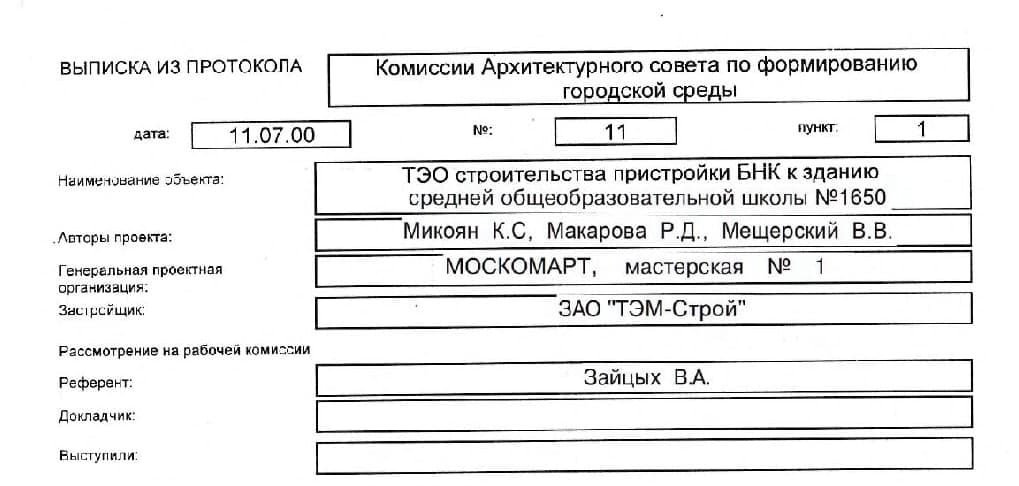
#> input picture 01-Computer Vision Ixvan/cv/1.jpg, 1019 x 486 px; its folder holds only this picture in this run
$ jupyter execute 'Computer Vision.ipynb'
#> lines starting #> are read from the running program, lines starting #| are printed output that depends on the picture; after the words box and inside, x2 and y2 are one past the last pixel; in counts of white or black regions, pixels touching at a corner belong together
## Тестовое Computer Vision

В папке cv находятся изображения документов, в которых необходимо распознать все сущности и результат записать в json файл. К примеру,
для изображения cv/1.jpg результат должен быть таким:

{ 'Выписка из протокола' : 'Комиссии Архитектурного совета по формированию городской среды',
  'дата': '11.07.00', 'номер': '11' , 'пункт': '1',
   'Наименование объекта': 'ТЭО строительства пристройки БНК к зданию средней общеобразовательной школы   № 1650',
   'Авторы проекта': 'Микоян К.С, Макарова Р.Д., Мещерский В.В.',
   'Генеральная проектная организация': 'МОСКОМАРТ, мастерская № 1',
   'Застройщик': 'ЗАО "ТЭМ-Строй"',
   'Рассмотрение на рабочей комиссии': ' ',
   'Референт': 'Зайцых В.А.',
   'Докладчик': ' ',
   'Выступили': ' ' }

Язык программирования: Python 3.6 или 3.7.

Нефункциональные требования
1. Минимальное необходимое количество библиотек-зависимостей
2. Соответствие исходного кода PEP 8

### Процесс решения задачи

Загружаем необходимые библиотеки.

[cell 1]
import os
import re
import cv2
import json
import numpy as np
import pytesseract
pytesseract.pytesseract.tesseract_cmd = r'C:\Program Files (x86)\Tesseract-OCR\tesseract.exe'

Создадим необходимые для решения задачи функции.

[cell 2]
def save_json(content, json_name):

    '''The function saves content according to the dictionary below.'''

    content = content[::-1]
    data = {'Выписка из протокола' : content[0],
            'дата': content[3], 'номер': content[2], 'пункт': content[1],
            'Наименование объекта': content[4],
            'Авторы проекта': content[5],
            'Генеральная проектная организация': content[6],
            'Застройщик': content[7],
            'Рассмотрение на рабочей комиссии': '',
            'Референт': content[8],
            'Докладчик': content[9],
            'Выступили': content[10]}

    with open(str(json_name) + '.json', 'w', encoding = 'utf-8') as outfile:
        json.dump(data, outfile, ensure_ascii = False)
    outfile.close()

[cell 3]
def get_content_and_save_json(path):

    '''The function extracts and saves in json-file the content from the image.'''
#> called with path = 'cv'

    images_counter = 0
    config = r' -l rus --oem 3 --psm 6'

    image_paths = [os.path.join(path, file) for file in os.listdir(path)]
    for image_path in image_paths:
        images_counter += 1
        content = []

        image = cv2.imread(image_path)
#> image is the input picture: shape (486, 1019, 3); mean B, G, R 234.4, 234.4, 234.4
        gray = cv2.cvtColor(image, cv2.COLOR_BGR2GRAY)
        thresh = cv2.threshold(gray, 0, 255, cv2.THRESH_BINARY_INV + cv2.THRESH_OTSU)[1]
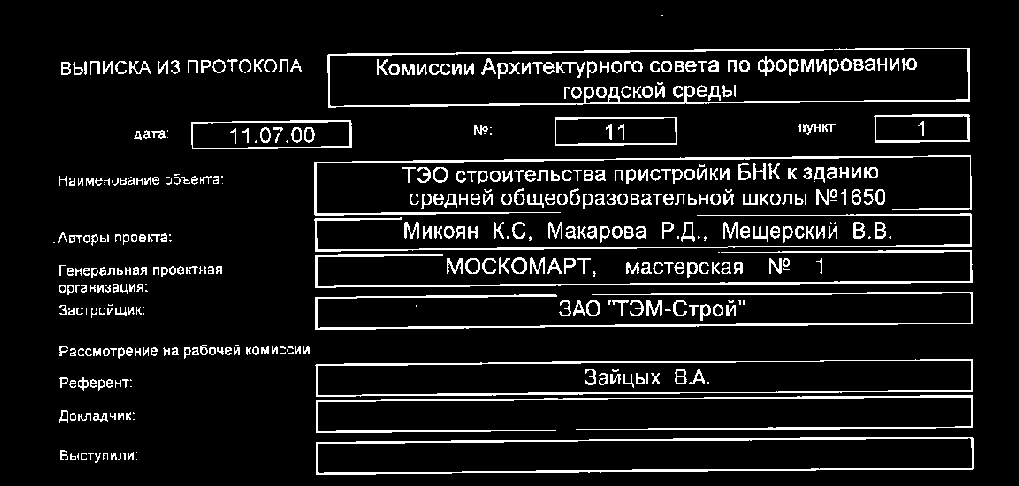
#> thresh: shape (486, 1019); 8.7% white in thin lines or dots, all inside (x1, y1, x2, y2) = (53, 15, 974, 475)

        contoures = cv2.findContours(thresh,cv2.RETR_EXTERNAL, cv2.CHAIN_APPROX_SIMPLE)
#> contoures = 418 contours, 157 with area under 20; largest, box (x1, y1, x2, y2) and area: (316, 437, 974, 475) 21088, (315, 359, 973, 397) 20827, (191, 120, 352, 149) 4260, (555, 117, 677, 146) 3336, (874, 114, 970, 143) 2546
        contoures = contoures[0] if len(contoures) == 2 else contoures[1]

        for contour in contoures:
            if cv2.contourArea(contour) > 168:
                epsilon = cv2.arcLength(contour, False)
                approximation = cv2.approxPolyDP(contour, 0.008 * epsilon, False)
                if len(approximation) <= 15:
                    x, y, w, h = cv2.boundingRect(approximation)
                    rectangle = np.array(thresh[y+5: y+h-5, x+5: x+w-5], np.uint8)
                    string = pytesseract.image_to_string(rectangle, config = config)
                    clean_string = re.sub('[^а-яА-Я0-9 "\.\№\,]', ' ', string).strip()
                    content.append(clean_string)
#> this loop made 14 passes
#> (epsilon, x, y, w, h) on pass 14: (1210.6, 316, 437, 657, 38)
#> contour on passes 1, 11: [[136, 459]], [[136, 452]]
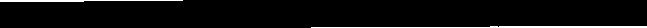
#> rectangle: shape (28, 647); 4.2% white; 2 white regions, box (x1, y1, x2, y2) and area: (311, 26, 647, 28) 492, (0, 0, 183, 2) 267
#> after the loop, content = []

        save_json(content, images_counter)

Применяем функцию.

[cell 4]
path = 'cv'

[cell 5]
get_content_and_save_json(path)
#> (the call stopped at in get_content_and_save_json, `string = pytesseract.image_to_string(rectangle, config = config)`: pytesseract is not available in this run)

$ run again, on 01-Computer Vision Ixvan/cv/2.jpg
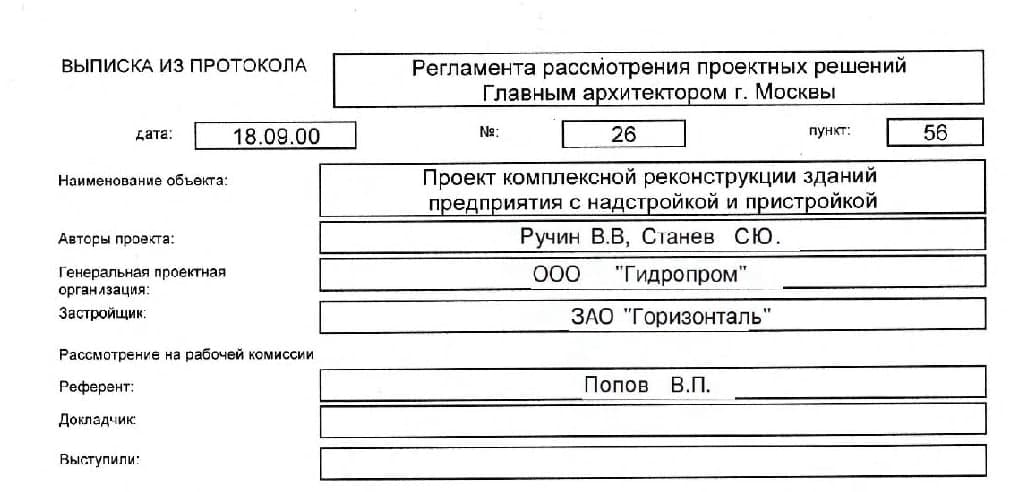
#> input picture 01-Computer Vision Ixvan/cv/2.jpg, 1016 x 492 px
#> in get_content_and_save_json, image is the input picture: shape (492, 1016, 3); mean B, G, R 234.4, 234.4, 234.4
#> in get_content_and_save_json, `thresh = cv2.threshold(gray, 0, 255, cv2.THRESH_BINARY_INV + cv2.THRES..`:
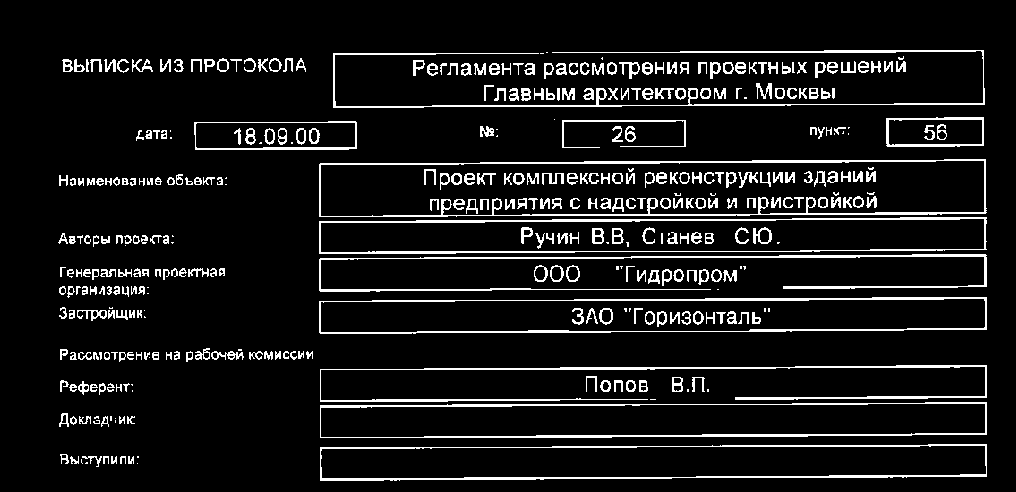
#> thresh: shape (492, 1016); 8.6% white in thin lines or dots, all inside (x1, y1, x2, y2) = (58, 50, 987, 481)
#> contoures = 276 contours, 111 with area under 20; largest, box (x1, y1, x2, y2) and area: (319, 159, 987, 217) 35662, (319, 297, 987, 334) 21538, (320, 402, 987, 438) 21476, (319, 217, 987, 254) 21451, (320, 444, 987, 481) 21288
#> the loop in get_content_and_save_json, `for contour in contoures:` made 12 passes
#> (epsilon, x, y, w, h) on pass 12: (1349.4, 320, 444, 667, 37)
#> after the loop in get_content_and_save_json, `for contour in contoures:`:
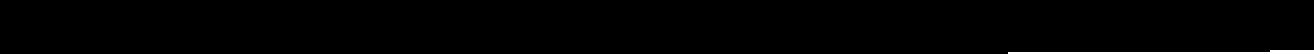
#> rectangle: shape (27, 657) (shown 2 times larger); 0.99% white in thin lines or dots, all inside (x1, y1, x2, y2) = (504, 25, 657, 27)
#> after the loop in get_content_and_save_json, `for contour in contoures:`: content = []

$ run again, on 01-Computer Vision Ixvan/cv/3.jpg
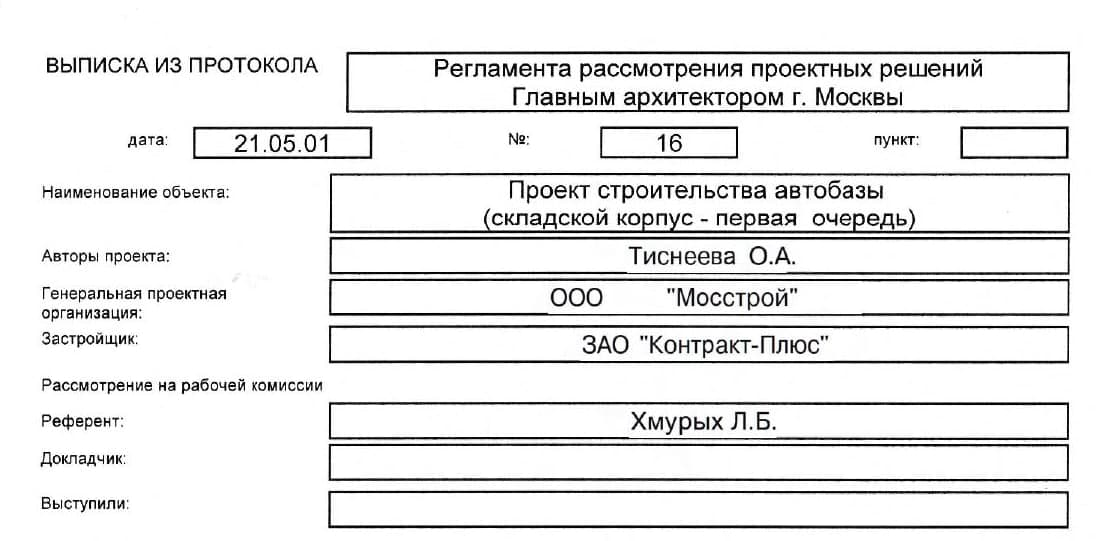
#> input picture 01-Computer Vision Ixvan/cv/3.jpg, 1100 x 541 px
#> in get_content_and_save_json, image is the input picture: shape (541, 1100, 3); mean B, G, R 232.6, 232.6, 232.6
#> in get_content_and_save_json, `thresh = cv2.threshold(gray, 0, 255, cv2.THRESH_BINARY_INV + cv2.THRES..`:
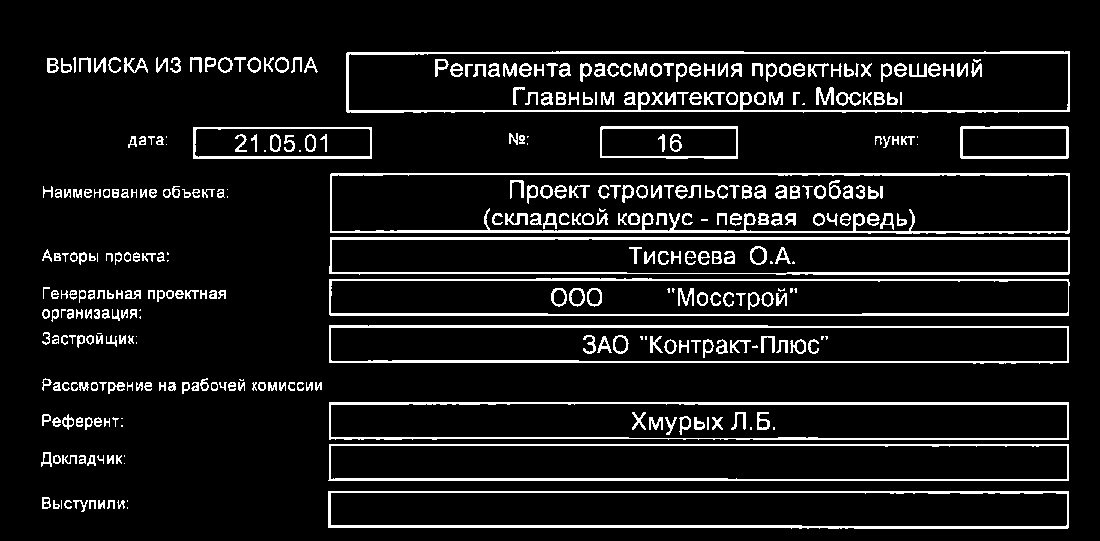
#> thresh: shape (541, 1100); 9.2% white in thin lines or dots, all inside (x1, y1, x2, y2) = (41, 51, 1070, 529)
#> contoures = 184 contours, 52 with area under 20; largest, box (x1, y1, x2, y2) and area: (330, 173, 1070, 234) 43686, (346, 51, 1070, 113) 43028, (329, 325, 1069, 364) 27064, (329, 402, 1069, 440) 26989, (329, 237, 1070, 275) 26890
#> the loop in get_content_and_save_json, `for contour in contoures:` made 12 passes
#> (epsilon, approximation, x, y, w, h) on pass 12: (818.6, [[328, 491], [328, 527], [1067, 528], [1068, 491]], 328, 491, 741, 38)
#> after the loop in get_content_and_save_json, `for contour in contoures:`: content = []

$ run again, on 01-Computer Vision Ixvan/cv/4.jpg
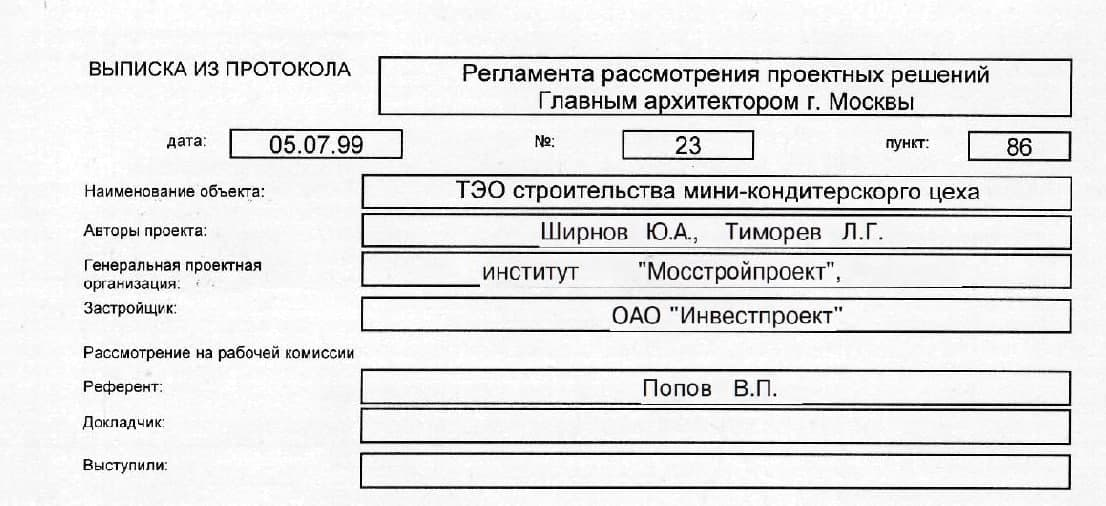
#> input picture 01-Computer Vision Ixvan/cv/4.jpg, 1106 x 506 px
#> in get_content_and_save_json, image is the input picture: shape (506, 1106, 3); mean B, G, R 228.3, 228.3, 228.3
#> in get_content_and_save_json, `thresh = cv2.threshold(gray, 0, 255, cv2.THRESH_BINARY_INV + cv2.THRES..`:
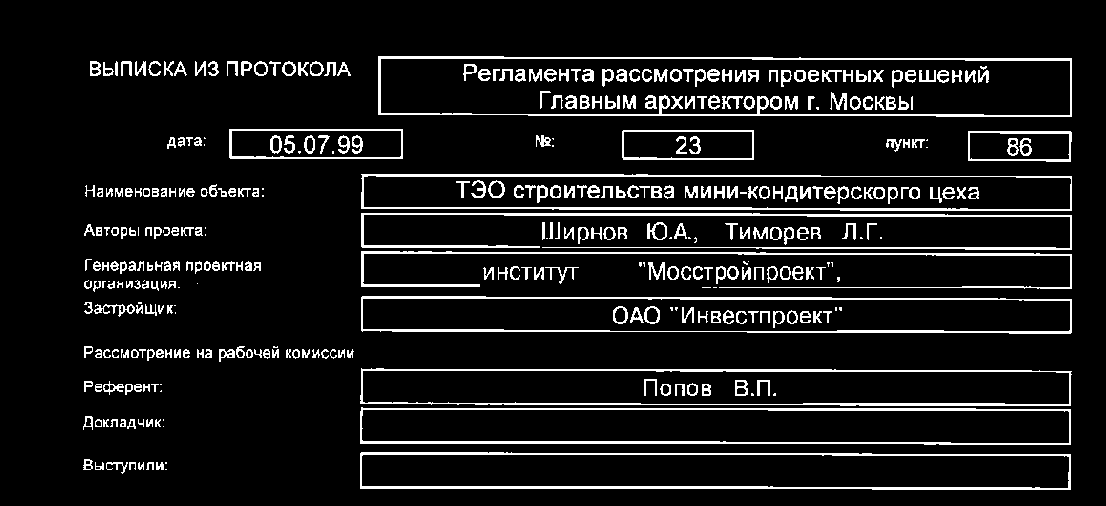
#> thresh: shape (506, 1106); 8.9% white in thin lines or dots, all inside (x1, y1, x2, y2) = (83, 56, 1072, 490)
#> contoures = 236 contours, 80 with area under 20; largest, box (x1, y1, x2, y2) and area: (378, 56, 1072, 117) 40009, (360, 452, 1071, 490) 24992, (360, 407, 1071, 445) 24898, (360, 368, 1072, 406) 24672, (361, 296, 1072, 334) 24315
#> the loop in get_content_and_save_json, `for contour in contoures:` made 10 passes
#> (epsilon, x, y, w, h) on pass 10: (1369, 360, 452, 711, 38)
#> after the loop in get_content_and_save_json, `for contour in contoures:`: content = []
